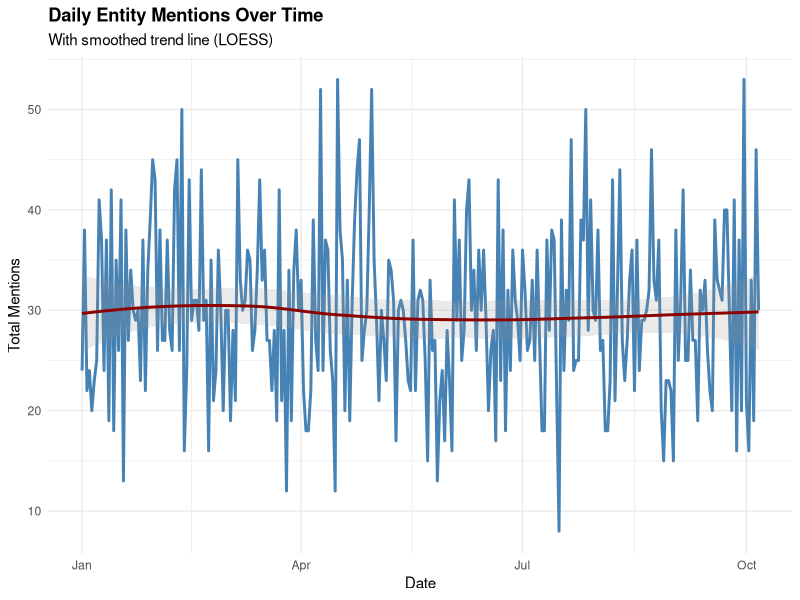
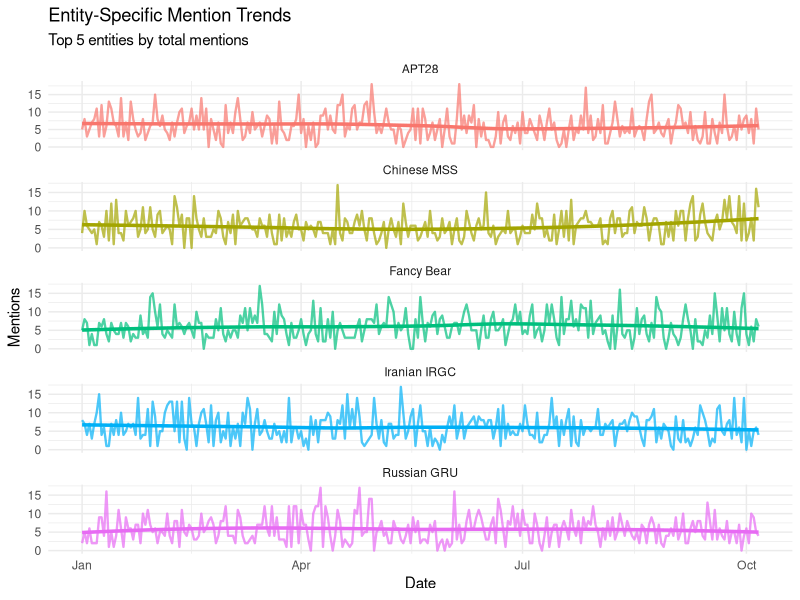
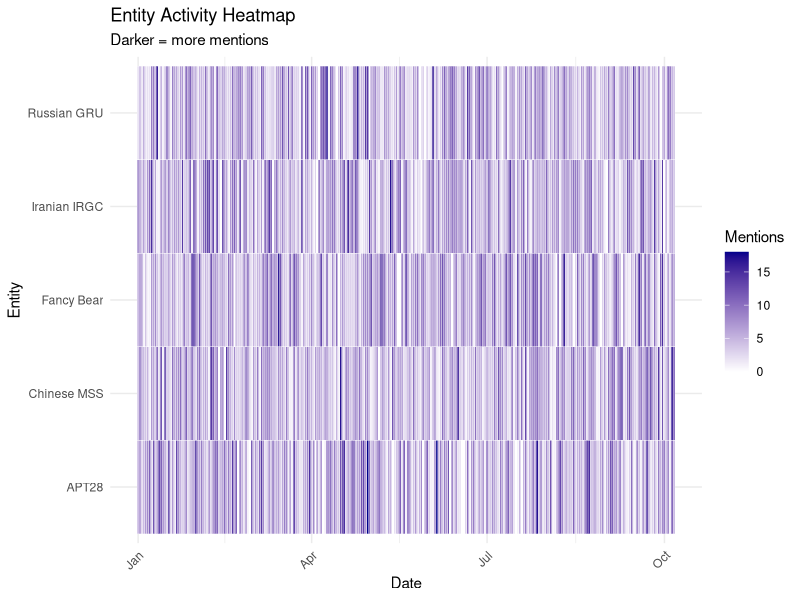
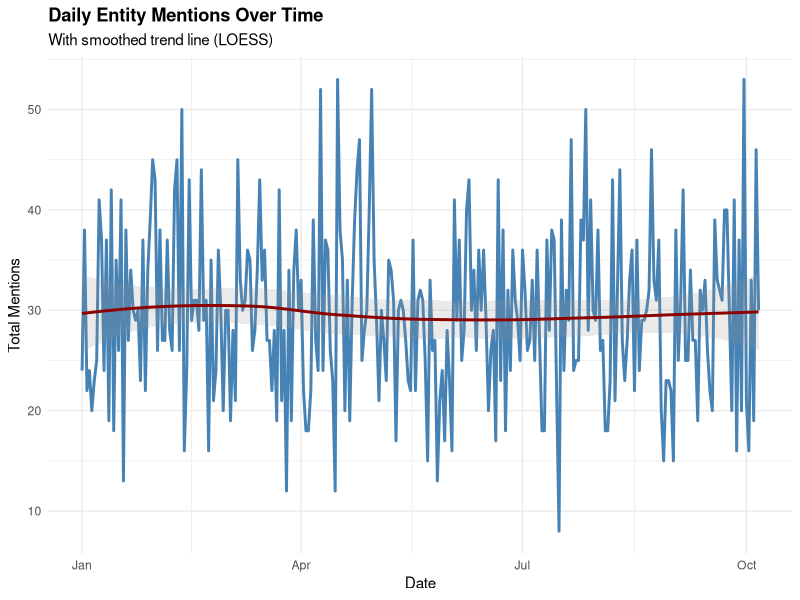
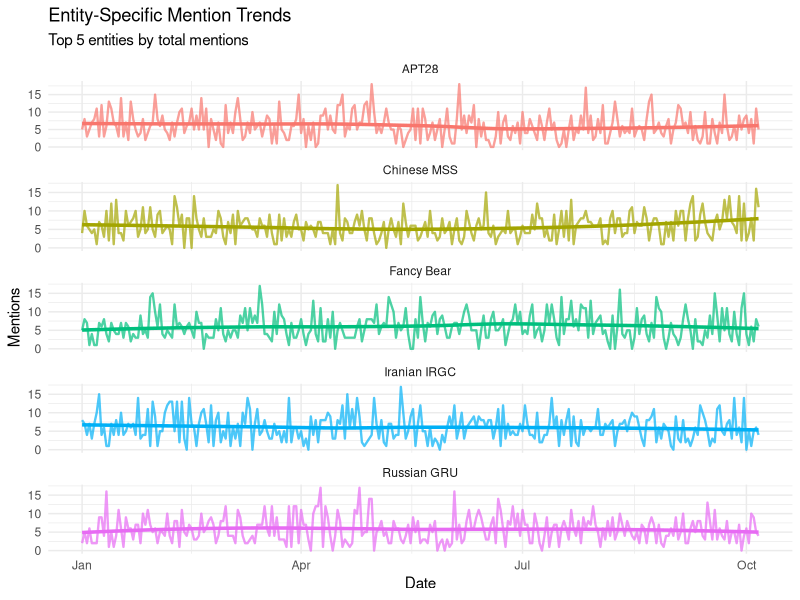
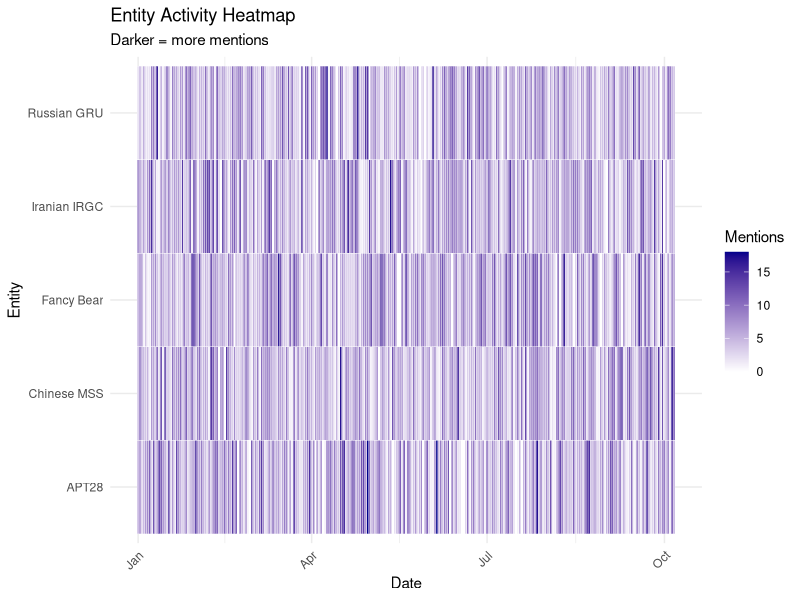

Write the R code that produced these figures, in order. (Note: this script raises an error after producing the figures.)
# Time-Series Analysis with Research Tools Data
# Author: Research Tools Team
# Date: 2025-10-06
# Description: Analyze temporal patterns in entity mentions and relationships

# Install required packages (run once)
install_packages <- function() {
  if (!require("dplyr")) install.packages("dplyr")
  if (!require("ggplot2")) install.packages("ggplot2")
  if (!require("tidyr")) install.packages("tidyr")
  if (!require("lubridate")) install.packages("lubridate")
  if (!require("forecast")) install.packages("forecast")
  if (!require("zoo")) install.packages("zoo")
}

# Uncomment to install packages
# install_packages()

# Load required libraries
library(dplyr)
library(ggplot2)
library(tidyr)
library(lubridate)
library(forecast)
library(zoo)

# ============================================================================
# 1. LOAD AND PREPARE DATA
# ============================================================================

cat("\n=== LOADING DATA ===\n")

# Load entity timeline data (you'll need to export this from Research Tools)
# Expected columns: date, entity_id, entity_type, entity_name, mention_count

# For this example, we'll create synthetic data
# In practice, you would load your exported CSV:
# timeline <- read.csv("entity_timeline.csv", stringsAsFactors = FALSE)

# Create example timeline data (remove this and use real data)
set.seed(42)
dates <- seq(as.Date("2025-01-01"), as.Date("2025-10-06"), by = "day")
entities <- c("Russian GRU", "APT28", "Fancy Bear", "Iranian IRGC", "Chinese MSS")

timeline <- expand.grid(
  date = dates,
  entity_name = entities,
  stringsAsFactors = FALSE
) %>%
  mutate(
    entity_type = "ACTOR",
    mention_count = rpois(n(), lambda = sample(2:10, n(), replace = TRUE)),
    date = as.Date(date)
  )

cat("Timeline data loaded:\n")
cat("  Date range:", min(timeline$date), "to", max(timeline$date), "\n")
cat("  Total observations:", nrow(timeline), "\n")
cat("  Unique entities:", length(unique(timeline$entity_name)), "\n")

# ============================================================================
# 2. AGGREGATE BY TIME PERIOD
# ============================================================================

cat("\n=== AGGREGATING DATA ===\n")

# Daily totals
daily_totals <- timeline %>%
  group_by(date) %>%
  summarise(
    total_mentions = sum(mention_count),
    unique_entities = n_distinct(entity_name),
    .groups = "drop"
  )

# Weekly aggregation
weekly_totals <- timeline %>%
  mutate(week = floor_date(date, "week")) %>%
  group_by(week) %>%
  summarise(
    total_mentions = sum(mention_count),
    unique_entities = n_distinct(entity_name),
    .groups = "drop"
  )

# Monthly aggregation
monthly_totals <- timeline %>%
  mutate(month = floor_date(date, "month")) %>%
  group_by(month) %>%
  summarise(
    total_mentions = sum(mention_count),
    unique_entities = n_distinct(entity_name),
    .groups = "drop"
  )

# By entity
entity_totals <- timeline %>%
  group_by(entity_name) %>%
  summarise(
    total_mentions = sum(mention_count),
    avg_daily_mentions = mean(mention_count),
    first_seen = min(date),
    last_seen = max(date),
    days_active = n_distinct(date),
    .groups = "drop"
  ) %>%
  arrange(desc(total_mentions))

cat("\nTop 10 entities by total mentions:\n")
print(head(entity_totals, 10))

# ============================================================================
# 3. TREND VISUALIZATION
# ============================================================================

cat("\n=== CREATING TREND VISUALIZATIONS ===\n")

# Plot 1: Daily mention trends
p1 <- ggplot(daily_totals, aes(x = date, y = total_mentions)) +
  geom_line(color = "steelblue", size = 1) +
  geom_smooth(method = "loess", se = TRUE, color = "darkred", alpha = 0.2) +
  labs(title = "Daily Entity Mentions Over Time",
       subtitle = "With smoothed trend line (LOESS)",
       x = "Date",
       y = "Total Mentions") +
  theme_minimal() +
  theme(plot.title = element_text(face = "bold"))

print(p1)
ggsave("daily_mentions_trend.png", p1, width = 12, height = 6)

# Plot 2: Entity-specific trends (top 5)
top5_entities <- head(entity_totals$entity_name, 5)
top5_data <- timeline %>%
  filter(entity_name %in% top5_entities)

p2 <- ggplot(top5_data, aes(x = date, y = mention_count, color = entity_name)) +
  geom_line(size = 0.8, alpha = 0.7) +
  geom_smooth(method = "loess", se = FALSE, size = 1.2) +
  facet_wrap(~entity_name, ncol = 1, scales = "free_y") +
  labs(title = "Entity-Specific Mention Trends",
       subtitle = "Top 5 entities by total mentions",
       x = "Date",
       y = "Mentions") +
  theme_minimal() +
  theme(legend.position = "none")

print(p2)
ggsave("entity_specific_trends.png", p2, width = 12, height = 10)

# Plot 3: Heatmap of entity activity
p3 <- ggplot(top5_data, aes(x = date, y = entity_name, fill = mention_count)) +
  geom_tile(color = "white") +
  scale_fill_gradient(low = "white", high = "darkblue") +
  labs(title = "Entity Activity Heatmap",
       subtitle = "Darker = more mentions",
       x = "Date",
       y = "Entity",
       fill = "Mentions") +
  theme_minimal() +
  theme(axis.text.x = element_text(angle = 45, hjust = 1))

print(p3)
ggsave("entity_activity_heatmap.png", p3, width = 14, height = 6)

# ============================================================================
# 4. TIME SERIES DECOMPOSITION
# ============================================================================

cat("\n=== TIME SERIES DECOMPOSITION ===\n")

# Convert to time series object
ts_data <- ts(daily_totals$total_mentions,
              start = c(year(min(daily_totals$date)), yday(min(daily_totals$date))),
              frequency = 365)

# Decompose into trend, seasonal, and random components
decomp <- stl(ts_data, s.window = "periodic")

# Plot decomposition
png("time_series_decomposition.png", width = 1200, height = 800, res = 120)
plot(decomp,
     main = "Time Series Decomposition of Entity Mentions",
     col = "steelblue")
dev.off()

cat("Time series components:\n")
cat("  Trend: Long-term increase or decrease\n")
cat("  Seasonal: Recurring patterns (weekly/monthly)\n")
cat("  Remainder: Random fluctuations\n")

# ============================================================================
# 5. FORECASTING
# ============================================================================

cat("\n=== FORECASTING FUTURE MENTIONS ===\n")

# Fit ARIMA model (automatic parameter selection)
fit_arima <- auto.arima(ts_data)

cat("\nARIMA Model Summary:\n")
print(summary(fit_arima))

# Forecast next 30 days
forecast_arima <- forecast(fit_arima, h = 30)

# Plot forecast
png("forecast_30_days.png", width = 1200, height = 600, res = 120)
plot(forecast_arima,
     main = "30-Day Forecast of Entity Mentions",
     xlab = "Time",
     ylab = "Mentions",
     col = "steelblue",
     fcol = "darkred",
     shadecols = c("lightpink", "mistyrose"))
legend("topleft",
       legend = c("Historical", "Forecast", "80% CI", "95% CI"),
       col = c("steelblue", "darkred", "lightpink", "mistyrose"),
       lty = 1,
       cex = 0.8)
dev.off()

cat("\nForecast summary (next 7 days):\n")
print(head(data.frame(
  day = 1:7,
  forecast = round(forecast_arima$mean[1:7], 1),
  lower_80 = round(forecast_arima$lower[1:7, 1], 1),
  upper_80 = round(forecast_arima$upper[1:7, 1], 1)
), 7))

# ============================================================================
# 6. CHANGE POINT DETECTION
# ============================================================================

cat("\n=== DETECTING SIGNIFICANT CHANGES ===\n")

# Calculate rolling mean and standard deviation
daily_totals <- daily_totals %>%
  mutate(
    ma_7 = rollmean(total_mentions, k = 7, fill = NA, align = "right"),
    ma_30 = rollmean(total_mentions, k = 30, fill = NA, align = "right"),
    sd_7 = rollapply(total_mentions, width = 7, FUN = sd, fill = NA, align = "right")
  )

# Detect anomalies (mentions > 2 standard deviations from 7-day mean)
daily_totals <- daily_totals %>%
  mutate(
    is_anomaly = abs(total_mentions - ma_7) > 2 * sd_7,
    is_anomaly = ifelse(is.na(is_anomaly), FALSE, is_anomaly)
  )

anomalies <- daily_totals %>%
  filter(is_anomaly == TRUE)

cat("\nDetected anomalies (unusual spikes/dips):\n")
cat("  Total anomalies:", nrow(anomalies), "\n")
if (nrow(anomalies) > 0) {
  cat("\nTop 5 anomalous days:\n")
  print(anomalies %>%
          arrange(desc(abs(total_mentions - ma_7))) %>%
          select(date, total_mentions, ma_7) %>%
          head(5))
}

# Plot with anomalies highlighted
p4 <- ggplot(daily_totals, aes(x = date, y = total_mentions)) +
  geom_line(color = "steelblue", alpha = 0.6) +
  geom_line(aes(y = ma_7), color = "darkblue", size = 1) +
  geom_point(data = anomalies, aes(x = date, y = total_mentions),
             color = "red", size = 3, shape = 21, fill = "yellow") +
  labs(title = "Anomaly Detection in Entity Mentions",
       subtitle = "Red points = mentions >2 SD from 7-day moving average",
       x = "Date",
       y = "Total Mentions") +
  theme_minimal()

print(p4)
ggsave("anomaly_detection.png", p4, width = 14, height = 6)

# ============================================================================
# 7. CORRELATION ANALYSIS
# ============================================================================

cat("\n=== ENTITY CORRELATION ANALYSIS ===\n")

# Create wide format (entities as columns, dates as rows)
wide_data <- timeline %>%
  select(date, entity_name, mention_count) %>%
  pivot_wider(names_from = entity_name, values_from = mention_count, values_fill = 0)

# Calculate correlation matrix (excluding date column)
cor_matrix <- cor(wide_data[, -1])

cat("\nTop entity pairs with high correlation:\n")
cor_long <- as.data.frame(as.table(cor_matrix)) %>%
  rename(entity1 = Var1, entity2 = Var2, correlation = Freq) %>%
  filter(entity1 != entity2) %>%
  filter(correlation > 0.7) %>%
  arrange(desc(correlation))

print(head(cor_long, 10))

# Correlation heatmap
library(reshape2)
cor_melted <- melt(cor_matrix)

p5 <- ggplot(cor_melted, aes(Var1, Var2, fill = value)) +
  geom_tile(color = "white") +
  scale_fill_gradient2(low = "blue", high = "red", mid = "white",
                       midpoint = 0, limit = c(-1, 1)) +
  labs(title = "Entity Mention Correlation Matrix",
       x = "", y = "", fill = "Correlation") +
  theme_minimal() +
  theme(axis.text.x = element_text(angle = 45, hjust = 1))

print(p5)
ggsave("correlation_matrix.png", p5, width = 10, height = 10)

# ============================================================================
# 8. EXPORT RESULTS
# ============================================================================

cat("\n=== EXPORTING RESULTS ===\n")

# Save forecast
forecast_df <- data.frame(
  date = seq(max(daily_totals$date) + 1, by = "day", length.out = 30),
  forecast = as.numeric(forecast_arima$mean),
  lower_80 = as.numeric(forecast_arima$lower[, 1]),
  upper_80 = as.numeric(forecast_arima$upper[, 1]),
  lower_95 = as.numeric(forecast_arima$lower[, 2]),
  upper_95 = as.numeric(forecast_arima$upper[, 2])
)

write.csv(forecast_df, "forecast_30_days.csv", row.names = FALSE)
cat("Forecast saved to: forecast_30_days.csv\n")

# Save anomalies
if (nrow(anomalies) > 0) {
  write.csv(anomalies, "detected_anomalies.csv", row.names = FALSE)
  cat("Anomalies saved to: detected_anomalies.csv\n")
}

# Save entity statistics
write.csv(entity_totals, "entity_statistics.csv", row.names = FALSE)
cat("Entity statistics saved to: entity_statistics.csv\n")

# Summary report
summary_report <- data.frame(
  metric = c(
    "Date Range Start",
    "Date Range End",
    "Total Days",
    "Total Mentions",
    "Average Daily Mentions",
    "Peak Daily Mentions",
    "Unique Entities",
    "Detected Anomalies",
    "Forecast Next 7 Days (avg)"
  ),
  value = c(
    as.character(min(daily_totals$date)),
    as.character(max(daily_totals$date)),
    nrow(daily_totals),
    sum(daily_totals$total_mentions),
    round(mean(daily_totals$total_mentions), 1),
    max(daily_totals$total_mentions),
    length(unique(timeline$entity_name)),
    nrow(anomalies),
    round(mean(forecast_df$forecast[1:7]), 1)
  )
)

write.csv(summary_report, "time_series_summary.csv", row.names = FALSE)
cat("Summary report saved to: time_series_summary.csv\n")

# ============================================================================
# DONE!
# ============================================================================

cat("\n=== ANALYSIS COMPLETE ===\n")
cat("Generated files:\n")
cat("  - daily_mentions_trend.png\n")
cat("  - entity_specific_trends.png\n")
cat("  - entity_activity_heatmap.png\n")
cat("  - time_series_decomposition.png\n")
cat("  - forecast_30_days.png\n")
cat("  - anomaly_detection.png\n")
cat("  - correlation_matrix.png\n")
cat("  - forecast_30_days.csv\n")
cat("  - detected_anomalies.csv\n")
cat("  - entity_statistics.csv\n")
cat("  - time_series_summary.csv\n")

cat("\nKey findings:\n")
cat("  1. Review forecast_30_days.png for predicted mention trends\n")
cat("  2. Investigate anomalies in detected_anomalies.csv\n")
cat("  3. Check correlation_matrix.png for related entities\n")
cat("  4. Use time_series_decomposition.png to understand patterns\n")
